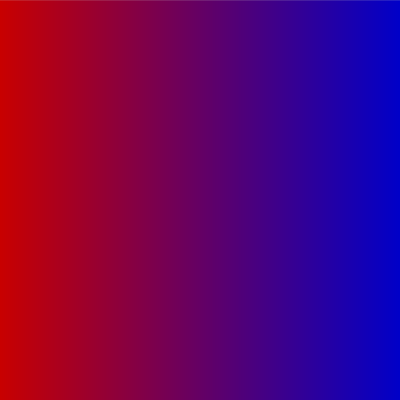
Frame 1 (no input)
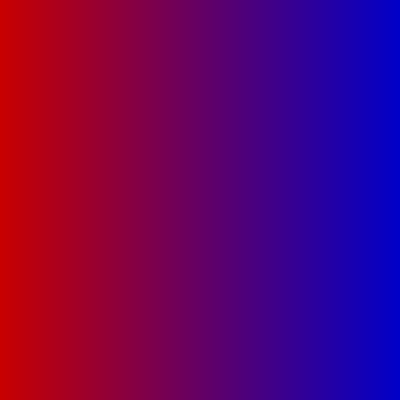
Frame 60 (the mouse pressed at the canvas centre just before this capture)
Frame 120 (the mouse held since frame 60 and released just before this capture): identical to frame 60, image omitted

The Processing sketch that drew these frames (run headless with seeded random() and noise(); from frame 60 on, the mouse is pressed at the canvas centre):

// Processing sketch: ej12a_lerpColor
// ── ej12a_lerpColor.pde

color c1, c2;
int m;

void setup() {
  size( 400, 400 );
  //noStroke();

  c1 = color(200, 0, 0);  //rojo oscuro
  c2 = color(0, 0, 200);  //azul oscuro
  //c1 = color(255);  //blanco
  //c2 = color(0);  //negro
  
  m = width / 10;  //40
}

void draw() {

  for ( int i = 0 ; i < 400 ; i++ ) {
    
    float n = map( i, 0, 400, 0, 1 );
    color c = lerpColor( c1, c2, n );  //valor entre 0 y 1 = normalizado

    stroke( c );
    line( i, 0, i, height );
  }
}
